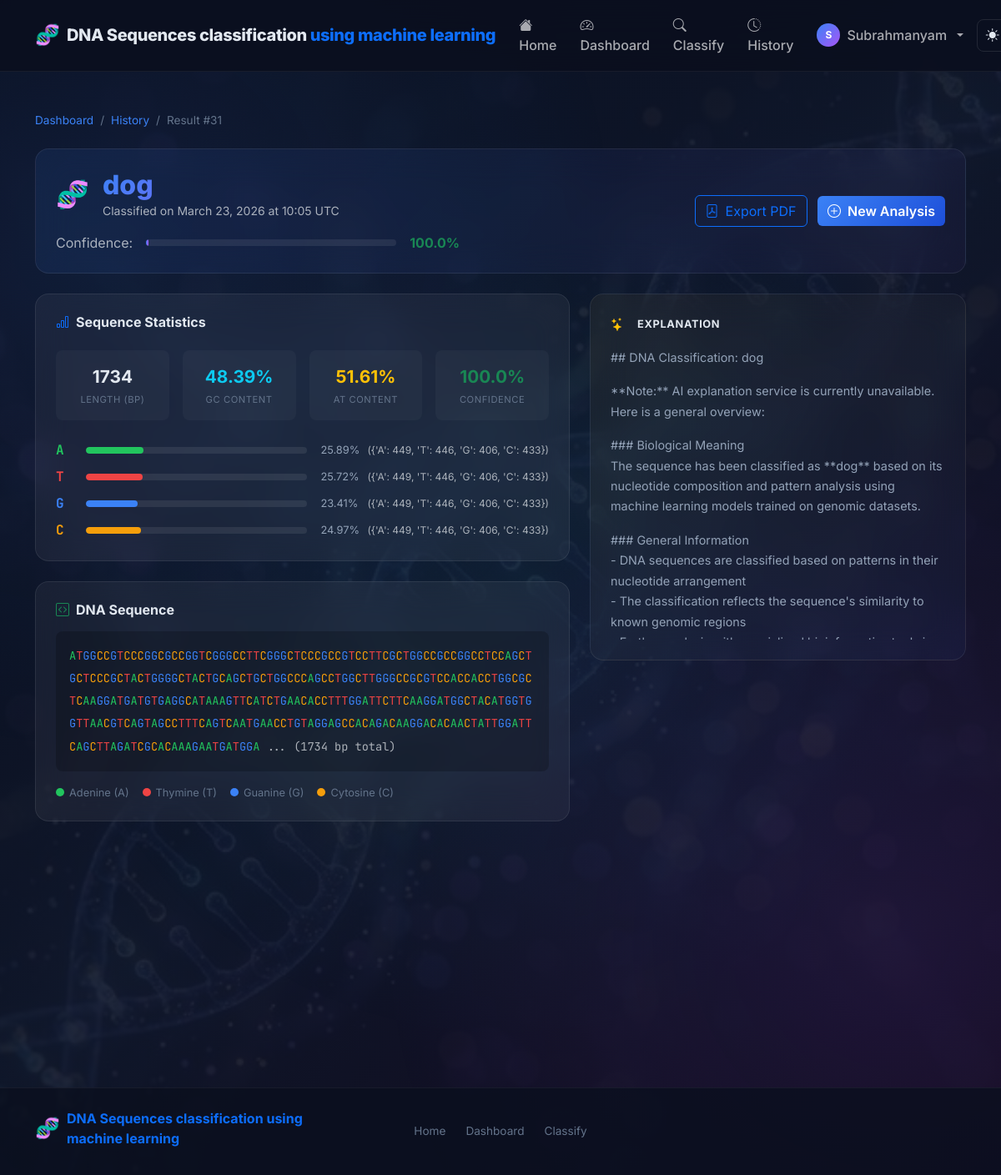
The page /dna/result/31/ (signed in) on the database its author committed.
### dna_classifier/models.py (models this page shows, shortened)
class DNASequence(models.Model):
    user = models.ForeignKey(User, on_delete=models.CASCADE, related_name='dnasequence_set')
    sequence = models.TextField(help_text="The cleaned DNA sequence (ATGC only)")
    prediction = models.CharField(max_length=200)
    confidence_score = models.FloatField(default=0.0, help_text="Prediction confidence (0-1)")
    ai_explanation = models.TextField(blank=True, default='')
    ai_suggestions = models.TextField(blank=True, default='')
    created_at = models.DateTimeField(auto_now_add=True)
    class Meta:
        ordering = ['-created_at']
        verbose_name = 'DNA Sequence'
        verbose_name_plural = 'DNA Sequences'
    @property
    def confidence_percent(self):
        return f"{self.confidence_score * 100:.1f}%"
    @property
    def confidence_color(self):
        if self.confidence_score >= 0.8:
            return 'success'
        elif self.confidence_score >= 0.5:
            return 'warning'
        return 'danger'

### dna_classifier/views.py (the view)
# urls.py: path('dna/result/<int:pk>/', views.result_view, name='result'),
@login_required
def result_view(request, pk):
    record = get_object_or_404(DNASequence, pk=pk, user=request.user)
    stats = get_sequence_stats(record.sequence)
    colored_html = colorize_sequence_html(record.sequence[:300])
    probs = request.session.pop(f'probs_{pk}', {})
    prob_labels = json.dumps(list(probs.keys()))
    prob_values = json.dumps([round(v * 100, 1) for v in probs.values()])
    context = {
        'record': record,
        'stats': stats,
        'colored_sequence': colored_html,
        'prob_labels': prob_labels,
        'prob_values': prob_values,
        'title': f'Result - {record.prediction}',
    }
    return render(request, 'result.html', context)

### dna_classifier/utils.py (called while the page is built)
def get_sequence_stats(sequence: str) -> dict:
    length = len(sequence)
    if length == 0:
        return {}
    counts = {base: sequence.count(base) for base in 'ATGC'}
    percentages = {base: round(count / length * 100, 2) for base, count in counts.items()}
    gc_content = round((counts['G'] + counts['C']) / length * 100, 2)
    return {
        'length': length,
        'counts': counts,
        'percentages': percentages,
        'gc_content': gc_content,
        'at_content': round(100 - gc_content, 2),
    }

def colorize_sequence_html(sequence: str) -> str:
    color_map = {
        'A': '#22c55e',  # green
        'T': '#ef4444',  # red
        'G': '#3b82f6',  # blue
        'C': '#f59e0b',  # amber
    }
    html_parts = []
    for base in sequence:
        color = color_map.get(base, '#ffffff')
        html_parts.append(f'<span style="color:{color}" class="dna-base">{base}</span>')
    return ''.join(html_parts)

### templates/result.html (shortened to what this page needs)
{% extends 'base.html' %}
{% block content %}
<div class="container-xl py-5">
    <nav aria-label="breadcrumb" class="mb-4">
        <ol class="breadcrumb">
            <li class="breadcrumb-item"><a href="{% url 'dashboard' %}">Dashboard</a></li>
            <li class="breadcrumb-item"><a href="{% url 'history' %}">History</a></li>
            <li class="breadcrumb-item active">Result #{{ record.pk }}</li>
        </ol>
    </nav>
    <div class="result-header glass-card mb-4 p-4">
        <div class="row align-items-center">
            <div class="col-lg-8">
                <div class="d-flex align-items-center gap-3 mb-2">
                    <span class="fs-2">🧬</span>
                    <div>
                        <h1 class="result-prediction">{{ record.prediction }}</h1>
                        <div class="text-muted small">Classified on {{ record.created_at|date:"F d, Y \a\t H:i" }} UTC</div>
                    </div>
                </div>
                <div class="confidence-row mt-3">
                    <span class="me-3 text-muted">Confidence:</span>
                    <div class="confidence-bar-lg">
                        <div class="confidence-fill bg-{{ record.confidence_color }}"
                             style="width:{{ record.confidence_score|floatformat:2 }}00%"
                             title="{{ record.confidence_percent }}">
                        </div>
                    </div>
                    <span class="ms-3 fw-bold text-{{ record.confidence_color }}">{{ record.confidence_percent }}</span>
                </div>
            </div>
            <div class="col-lg-4 text-lg-end mt-3 mt-lg-0">
                <a href="{% url 'export_pdf' record.pk %}" class="btn btn-outline-primary me-2">
                    <i class="bi bi-file-pdf me-2"></i>Export PDF
                </a>
                <a href="{% url 'dna_input' %}" class="btn btn-primary">
                    <i class="bi bi-plus-circle me-2"></i>New Analysis
                </a>
            </div>
        </div>
    </div>
    <div class="row g-4">
        <div class="col-lg-7">
            <div class="glass-card p-4 mb-4">
                <h3 class="section-card-title"><i class="bi bi-bar-chart me-2 text-primary"></i>Sequence Statistics</h3>
                <div class="row g-3 mt-1">
                    <div class="col-6 col-md-3">
                        <div class="mini-stat text-center">
                            <div class="mini-stat-val">{{ stats.length|default:0 }}</div>
                            <div class="mini-stat-label">Length (bp)</div>
                        </div>
                    </div>
                    <div class="col-6 col-md-3">
                        <div class="mini-stat text-center">
                            <div class="mini-stat-val text-info">{{ stats.gc_content|default:0 }}%</div>
                            <div class="mini-stat-label">GC Content</div>
                        </div>
                    </div>
                    <div class="col-6 col-md-3">
                        <div class="mini-stat text-center">
                            <div class="mini-stat-val text-warning">{{ stats.at_content|default:0 }}%</div>
                            <div class="mini-stat-label">AT Content</div>
                        </div>
                    </div>
                    <div class="col-6 col-md-3">
                        <div class="mini-stat text-center">
                            <div class="mini-stat-val text-success">{{ record.confidence_percent }}</div>
                            <div class="mini-stat-label">Confidence</div>
                        </div>
                    </div>
                </div>
                {% if stats.percentages %}
                <div class="base-breakdown mt-4">
                    {% for base, pct in stats.percentages.items %}
                    <div class="base-row">
                        <span class="base-label base-{{ base }}">{{ base }}</span>
                        <div class="base-track">
                            <div class="base-fill base-fill-{{ base }}" style="width:{{ pct }}%"></div>
                        </div>
                        <span class="base-pct">{{ pct }}%</span>
                        <span class="base-count text-muted">({{ stats.counts|default:'' }})</span>
                    </div>
                    {% endfor %}
                </div>
                {% endif %}
            </div>
            <div class="glass-card p-4 mb-4">
                <h3 class="section-card-title"><i class="bi bi-code-square me-2 text-success"></i>DNA Sequence</h3>
                <div class="sequence-display mt-3">
                    {{ colored_sequence|safe }}
                    {% if record.sequence|length > 300 %}
                    <span class="text-muted">... ({{ record.sequence|length }} bp total)</span>
                    {% endif %}
                </div>
                <div class="sequence-legend mt-3">
                    <span class="legend-item"><span class="dot" style="background:#22c55e"></span>Adenine (A)</span>
                    <span class="legend-item"><span class="dot" style="background:#ef4444"></span>Thymine (T)</span>
                    <span class="legend-item"><span class="dot" style="background:#3b82f6"></span>Guanine (G)</span>
                    <span class="legend-item"><span class="dot" style="background:#f59e0b"></span>Cytosine (C)</span>
                </div>
            </div>
        </div>
        <div class="col-lg-5">
            <div class="glass-card p-4 mb-4 ai-card">
                <div class="ai-header mb-3">
                    <i class="bi bi-stars text-warning me-2"></i>
                    <span class="ai-badge">Explanation</span>
                </div>
                <div class="ai-content markdown-content">
                    {% if record.ai_explanation %}
                        {{ record.ai_explanation|linebreaks }}
                    {% else %}
                        <p class="text-muted">AI explanation not available for this record.</p>
                    {% endif %}
                </div>
            </div>
        </div>
    </div>
</div>
{% endblock %}

### templates/base.html (shortened to what this page needs)
<!DOCTYPE html>
<html lang="en" data-bs-theme="dark">
<head>
    <link href="https://cdn.jsdelivr.net/npm/bootstrap@5.3.2/dist/css/bootstrap.min.css" rel="stylesheet">
    <link href="https://cdn.jsdelivr.net/npm/bootstrap-icons@1.11.3/font/bootstrap-icons.css" rel="stylesheet">
    {% load static %}
    <link rel="stylesheet" href="{% static 'css/styles.css' %}">
</head>
<body class="{% block body_class %}{% endblock %}">
<nav class="navbar navbar-expand-lg navbar-glass sticky-top" id="mainNav">
    <div class="container-xl">
        <a class="navbar-brand d-flex align-items-center gap-2" href="{% url 'home' %}">
            <div class="brand-icon">🧬</div>
            <div>
                <span class="brand-text">DNA Sequences classification <span class="text-primary">using machine learning</span></span>
            </div>
        </a>
        <div class="collapse navbar-collapse" id="navbarNav">
            <ul class="navbar-nav ms-auto align-items-lg-center gap-1">
                <li class="nav-item">
                    <a class="nav-link {% if request.resolver_match.url_name == 'home' %}active{% endif %}" href="{% url 'home' %}">
                        <i class="bi bi-house-fill me-1"></i>Home
                    </a>
                </li>
                {% if user.is_authenticated %}
                <li class="nav-item">
                    <a class="nav-link {% if request.resolver_match.url_name == 'dashboard' %}active{% endif %}" href="{% url 'dashboard' %}">
                        <i class="bi bi-speedometer2 me-1"></i>Dashboard
                    </a>
                </li>
                <li class="nav-item">
                    <a class="nav-link {% if request.resolver_match.url_name == 'dna_input' %}active{% endif %}" href="{% url 'dna_input' %}">
                        <i class="bi bi-search me-1"></i>Classify
                    </a>
                </li>
                <li class="nav-item">
                    <a class="nav-link {% if request.resolver_match.url_name == 'history' %}active{% endif %}" href="{% url 'history' %}">
                        <i class="bi bi-clock-history me-1"></i>History
                    </a>
                </li>
                <li class="nav-item dropdown">
                    <a class="nav-link dropdown-toggle d-flex align-items-center gap-2" href="#" data-bs-toggle="dropdown">
                        <div class="avatar-sm">{{ user.username|first|upper }}</div>
                        {{ user.username }}
                    </a>
                </li>
                {% endif %}
                <li class="nav-item">
                    <button class="btn btn-icon" id="themeToggle" title="Toggle theme">
                        <i class="bi bi-sun-fill" id="themeIcon"></i>
                    </button>
                </li>
            </ul>
        </div>
    </div>
</nav>
<main class="main-content">
    {% block content %}{% endblock %}
</main>
<footer class="footer mt-auto">
    <div class="container-xl">
        <div class="row align-items-center py-4">
            <div class="col-md-4">
                <div class="d-flex align-items-center gap-2 mb-2">
                    <span class="fs-4">🧬</span>
                    <strong class="text-primary">DNA Sequences classification
using machine learning</strong>
                </div>
            </div>
            <div class="col-md-4 text-center">
                <div class="footer-links">
                    <a href="{% url 'home' %}">Home</a>
                    {% if user.is_authenticated %}
                    <a href="{% url 'dashboard' %}">Dashboard</a>
                    <a href="{% url 'dna_input' %}">Classify</a>
                    {% else %}
                    <a href="{% url 'register' %}">Register</a>
                    <a href="{% url 'login' %}">Login</a>
                    {% endif %}
                </div>
            </div>
        </div>
    </div>
</footer>
</body>
</html>

### rows shown on the page
DNASequence: pk "31", prediction "dog", created_at "March 23, 2026 at 10:05", confidence_percent "100.0%", sequence|length "1734", ai_explanation "## DNA Classification: dog **Note:** AI explanation service is currently unavailable. Here is a general overview: ### Biological Meaning The sequence has been classified as **dog** based on its nucleotide composition and pattern analysis using machine learning models trained on genomic datasets. ### General Information - DNA sequences are classified based on patterns in their nucleotide arrangement - The classification reflects the sequence's similarity to known genomic regions"

### other values the page prints
{{ user.username|first|upper }} "S"
{{ user.username }} "Subrahmanyam"
{{ stats.length|default:0 }} "1734"
{{ stats.gc_content|default:0 }} "48.39"
{{ stats.at_content|default:0 }} "51.61"
{{ base }} "A" "T" "G" "C"
{{ pct }} "25.89" "25.72" "23.41" "24.97"
{{ stats.counts|default:'' }} "{'A': 449, 'T': 446, 'G': 406, 'C': 433}" "{'A': 449, 'T': 446, 'G': 406, 'C': 433}" "{'A': 449, 'T': 446, 'G': 406, 'C': 433}" "{'A': 449, 'T': 446, 'G': 406, 'C': 433}"
